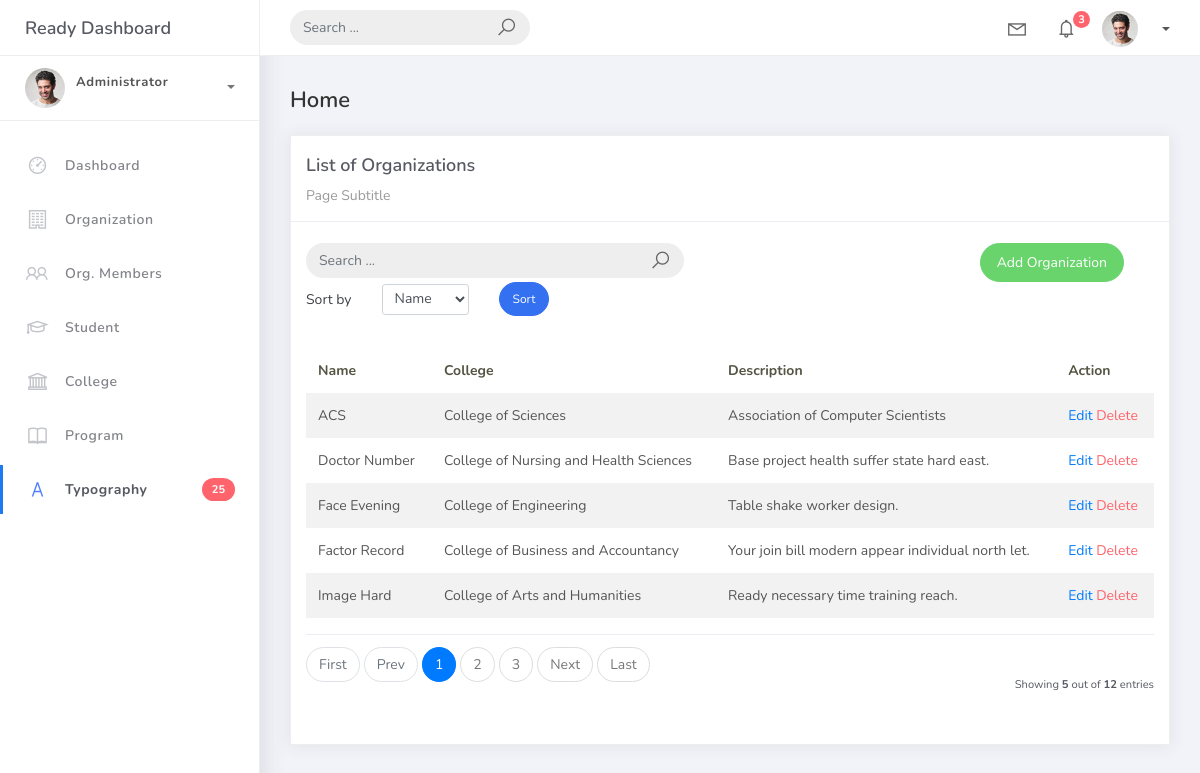
Screenshot of /organization_list with the database file from the repository.
### studentorg/models.py (models this page shows, shortened)
class BaseModel(models.Model):
    created_at = models.DateTimeField(auto_now_add=True, db_index=True)
    updated_at = models.DateTimeField(auto_now=True)
    class Meta:
        abstract = True

class Organization(BaseModel):
    name = models.CharField(max_length=250)
    college = models.ForeignKey(
        College,
        null=True,
        blank=True,
        on_delete=models.CASCADE
    )
    description = models.CharField(max_length=500)

class College(BaseModel):
    college_name = models.CharField(max_length=150)
    def __str__(self):
        return self.college_name

### studentorg/views.py (the view)
# urls.py: path('organization_list', OrganizationList.as_view(), name='organization-list'),
class OrganizationList(ListView) :
    model = Organization
    context_object_name = 'organization'
    template_name = 'org_list.html'
    paginate_by = 5
    ordering=["college__college_name","name"]
    def get_queryset(self) :
        qs = super().get_queryset()
        query = self.request.GET.get('q')
        if query:
            qs = qs.filter(
                Q(name__icontains=query) |
                Q(description__icontains=query)
            )
        return qs
    def get_ordering(self):
            allowed = ["name", "college__college_name"]
            sort_by = self.request.GET.get("sort_by")
            if sort_by in allowed:
                return sort_by
            return "name"

### templates/org_list.html (shortened to what this page needs)
{% extends 'base.html' %} {% load static %} {% block content %}
<div class="content">
    <div class="container-fluid">
        <h4 class="page-title">Home</h4>
        <div class="row">
            <div class="col-md-12">
                <div class="card">
                    <div class="card-header">
                        <div class="card-title">List of Organizations</div>
                        <div class="card-category">Page Subtitle</div>
                    </div>
                    <br/>
                    <div class="col-md-12 row">
                        <div class="col-md-6">
                            <form class="navbar-left navbar-form nav-search mr-md-3" action="{% url 'organization-list'%}">
                                <div class="input-group">
                                    <input type="text" placeholder="Search ..." class="form-control" name="q"/>
                                    <div class="input-group-append">
                                        <span class="input-group-text">
                                            <i class="la la-search search-icon"></i>
                                        </span>
                                    </div>
                                </div>
                            </form>
                        </div>
                        <div class="col-md-6">
                            <div class="pull-right">
                                <a href="{% url 'organization-add'%}" class="btn btn-success btn-rounded">Add Organization</a>
                            </div>
                        </div>
                    </div>
                    <div class="col-md-12">
                        <form method="get" class="row g-2 align-items-center">
                            <div class="col-auto">
                                <label for="smallSelect" class="col-form-label">Sort by</label>
                            </div>
                            <div class="col-auto">
                                <select class="form-control form-control-sm" id="smallSelect" name="sort_by">
                                    <option value="name" {% if request.GET.sort_by == "name" %}selected{% endif %} >Name</option>
                                </select>
                            </div>
                            <div class="col-auto">
                                <button type="submit" class="btn btn-primary btn-sm btn-rounded">Sort</button>
                            </div>
                        </form>
                    </div>
                    <div class="card-body">
                        <table class="table table-striped mt-3">
                            <thead>
                                <tr>
                                    <th scope="col">Name</th>
                                    <th scope="col">College</th>
                                    <th scope="col">Description</th>
                                    <th scope="col">Action</th>
                                </tr>
                            </thead>
                            <tbody>
                                {% for object in object_list %}
                                <tr>
                                    <td>{{ object.name}}</td>
                                    <td>{{ object.college}}</td>
                                    <td>{{ object.description }}</td>
                                    <td>
                                        <a href="organization_list/{{object.id}}">Edit</a>
                                        <a href="organization_list/{{object.id}}/delete" class="text-danger">Delete</a>
                                    </td>
                                </tr>
                                {% empty %}
                                <tr>
                                    <td colspan="4" style="text-align: center">
                                        <p class="text-sm font-weight-bold mb-0">No Records Found</p>
                                    </td>
                                </tr>
                                {% endfor %}
                            </tbody>
                        </table>
                        {% include 'includes/pagination.html' %}
                    </div>
                </div>
            </div>
        </div>
    </div>
</div>
{% endblock %}

### templates/base.html (shortened to what this page needs)
{% load static %}
<!DOCTYPE html>
<html>
<head>
	<link rel="stylesheet" href="{% static '/css/bootstrap.min.css' %}">
	<link rel="stylesheet" href="{% static '/css/ready.css' %}">
	<link rel="stylesheet" href="{% static '/css/demo.css' %}">
</head>
<body>
	<div class="wrapper">
		<div class="main-header">
			<div class="logo-header">
				<a href="{% url 'home' %}" class="logo">
					Ready Dashboard
				</a>
			</div>
			<nav class="navbar navbar-header navbar-expand-lg">
				<div class="container-fluid">
					<form class="navbar-left navbar-form nav-search mr-md-3" action="">
						<div class="input-group">
							<input type="text" placeholder="Search ..." class="form-control">
							<div class="input-group-append">
								<span class="input-group-text">
									<i class="la la-search search-icon"></i>
								</span>
							</div>
						</div>
					</form>
					<ul class="navbar-nav topbar-nav ml-md-auto align-items-center">
						<li class="nav-item dropdown hidden-caret">
							<a class="nav-link dropdown-toggle" href="#" id="navbarDropdown" role="button"
								data-toggle="dropdown" aria-haspopup="true" aria-expanded="false">
								<i class="la la-envelope"></i>
							</a>
						</li>
						<li class="nav-item dropdown hidden-caret">
							<a class="nav-link dropdown-toggle" href="#" id="navbarDropdown" role="button"
								data-toggle="dropdown" aria-haspopup="true" aria-expanded="false">
								<i class="la la-bell"></i>
								<span class="notification">3</span>
							</a>
						</li>
						<li class="nav-item dropdown">
							<a class="dropdown-toggle profile-pic" data-toggle="dropdown" href="#"
								aria-expanded="false"> <img src="{% static 'img/profile.jpg' %}" alt="user-img"
									width="36" class="img-circle"><span>{{ request.user.username }}</span></span> </a>
						</li>
					</ul>
				</div>
			</nav>
		</div>
		<div class="sidebar">
			<div class="scrollbar-inner sidebar-wrapper">
				<div class="user">
					<div class="photo">
						<img src="{% static 'img/profile.jpg' %}">
					</div>
					<div class="info">
						<a class="" data-toggle="collapse" href="#collapseExample" aria-expanded="true">
							<span>
								<span class="user-level">Administrator</span>
								<span class="caret"></span>
							</span>
						</a>
						<div class="clearfix"></div>
					</div>
				</div>
				<ul class="nav">
					<li class="nav-item">
						<a href="{% url 'home'%}">
							<i class="la la-dashboard"></i>
							<p>Dashboard</p>
						</a>
					</li>
					<li class="nav-item">
						<a href="{% url 'organization-list' %}">
							<i class="la la-building"></i>
							<p>Organization</p>
						</a>
					</li>
					<li class="nav-item">
						<a href="{% url 'orgmem-list' %}">
							<i class="la la-users"></i>
							<p>Org. Members</p>
						</a>
					</li>
					<li class="nav-item">
						<a href="{% url 'student-list'%}">
							<i class="la la-graduation-cap"></i>
							<p>Student</p>
						</a>
					</li>
					<li class="nav-item">
						<a href="{% url 'college-list'%}">
							<i class="la la-university"></i>
							<p>College</p>
						</a>
					</li>
					<li class="nav-item">
						<a href="{% url 'program-list'%}">
							<i class="la la-book"></i>
							<p>Program</p>
						</a>
					</li>
					<li class="nav-item active">
						<a href="typography.html">
							<i class="la la-font"></i>
							<p>Typography</p>
							<span class="badge badge-danger">25</span>
						</a>
					</li>
				</ul>
			</div>
		</div>
		<div class="main-panel">
			{% block content %}
			{% endblock %}
		</div>
	</div>
</body>
</html>

### templates/includes/pagination.html (shortened to what this page needs)
{% if is_paginated %}
    <div
        class="card-footer px-0 border-0 d-flex flex-column flex-lg-row align-items-center justify-content-between mt-3"
    >
        <nav aria-label="Topics pagination" class="mb-4">
            <ul class="pagination">
                {% if page_obj.number > 1 %}
                    <li class="page-item">
                        <a class="page-link" href="?page=1">First</a>
                    </li>
                {% else %}
                    <li class="page-item disabled">
                        <span class="page-link">First</span>
                    </li>
                {% endif %}
                {% if page_obj.has_previous %}
                    <li class="page-item">
                        <a
                            class="page-link"
                            href="?page={{ page_obj.previous_page_number }}"
                        >
                            Prev
                        </a>
                    </li>
                {% else %}
                    <li class="page-item disabled">
                        <span class="page-link">Prev</span>
                    </li>
                {% endif %}
                {% for page_num in paginator.page_range %}
                    {% if page_obj.number == page_num %}
                        <li class="page-item active">
                            <span class="page-link">
                                {{ page_num }}
                            </span>
                        </li>
                    {% elif page_num > page_obj.number|add:'-3' and page_num < page_obj.number|add:'3' %}
                        <li class="page-item">
                            <a class="page-link" href="?page={{ page_num }}">
                                {{ page_num }}
                            </a>
                        </li>
                    {% endif %}
                {% endfor %}
                {% if page_obj.has_next %}
                    <li class="page-item">
                        <a
                            class="page-link"
                            href="?page={{ page_obj.next_page_number }}"
                        >
                            Next
                        </a>
                    </li>
                {% else %}
                    <li class="page-item disabled">
                        <span class="page-link">Next</span>
                    </li>
                {% endif %}
                {% if page_obj.number != paginator.num_pages %}
                    <li class="page-item">
                        <a
                            class="page-link"
                            href="?page={{ paginator.num_pages }}"
                        >
                            Last
                        </a>
                    </li>
                {% else %}
                    <li class="page-item disabled">
                        <span class="page-link">Last</span>
                    </li>
                {% endif %}
            </ul>
        </nav>
        <div class="fw-normal small mt-4 mt-lg-0">
            Showing <b>{{object_list.count}}</b> out of
            <b>{{paginator.count}}</b> entries
        </div>
    </div>
{% endif %}

### rows the page displays
Organization: name "ACS", college "College of Sciences", description "Association of Computer Scientists"
Organization: name "Doctor Number", college "College of Nursing and Health Sciences", description "Base project health suffer state hard east."
Organization: name "Face Evening", college "College of Engineering", description "Table shake worker design."
Organization: name "Factor Record", college "College of Business and Accountancy", description "Your join bill modern appear individual north let."
Organization: name "Image Hard", college "College of Arts and Humanities", description "Ready necessary time training reach."

### other values shown
{{ page_num }} "1"
{{ page_num }} "2" "3"
{{ object_list.count }} "5"
{{ paginator.count }} "12"
